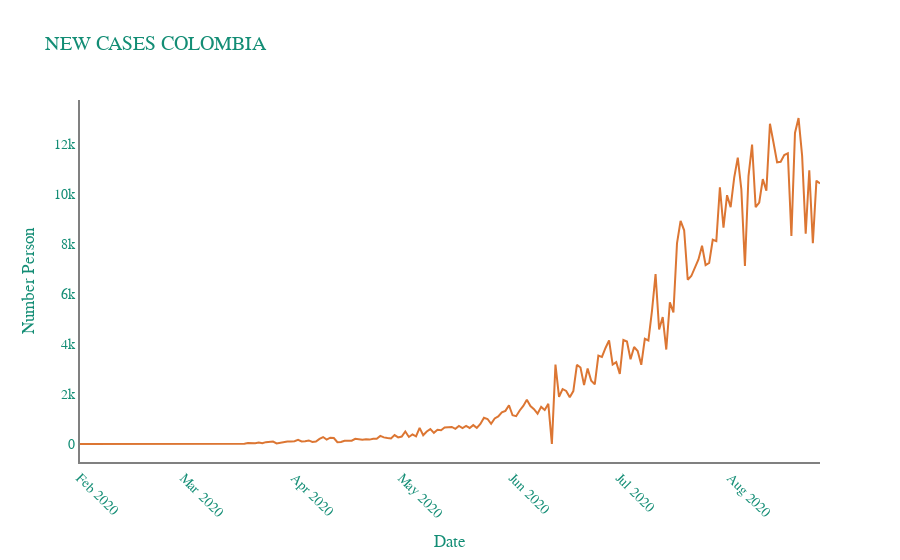

Source (notebook cell):
### Code cell
fig = go.Figure(data=go.Scatter(x=countries_new_cases["date"],
                                y=countries_new_cases["Colombia"],
                                mode='lines',line_color="#DC7633",fillcolor='white'))

fig.update_xaxes(showline=True, linewidth=2, linecolor='grey',tickangle = 45  )
fig.update_yaxes(showline=True, linewidth=2, linecolor='grey')
fig . update_layout ( 
    title = "NEW CASES COLOMBIA" , 
    xaxis_title = "Date" , 
    yaxis_title = "Number Person" , 
    legend_title = None ,
    
    plot_bgcolor="white", 
    font = dict ( 
        family = "Courier New, monospace" , 
        size = 14 , 
        color = "#138D75"
    ) 
)
fig.show()

### Figure 1 — Plotly figure (JSON) as saved in the notebook; plotly's stock layout.template omitted (floating-point values rounded to 4 significant figures; data arrays with more than 128 entries replaced by an {"elided": "..."} marker saying what was removed)
{"data": [{"fillcolor": "white", "line": {"color": "#DC7633"}, "mode": "lines", "type": "scatter", "x": {"elided": "186 str values"}, "y": {"elided": "186 int values"}}], "layout": {"font": {"color": "#138D75", "family": "Courier New, monospace", "size": 14}, "legend": {"title": {}}, "plot_bgcolor": "white", "title": {"text": "NEW CASES COLOMBIA"}, "xaxis": {"linecolor": "grey", "linewidth": 2, "showline": true, "tickangle": 45, "title": {"text": "Date"}}, "yaxis": {"linecolor": "grey", "linewidth": 2, "showline": true, "title": {"text": "Number Person"}}}}
